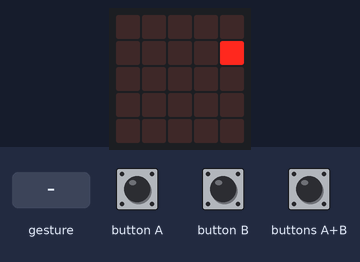
Recording of a program running on a simulated BBC micro:bit (MakeCode). On the bench: the board's 5×5 LED display. The inputs (shaded band) are chosen by the test bench. A tilt is held for 1.5 s and a shake lasts 1 s, then the board lies face up again.

Above: at 1.2 s.
1.3 s: gesture '6g'
At 4.8 s:
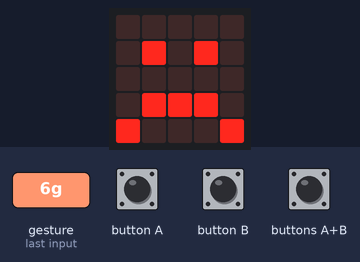
At 6.2 s:
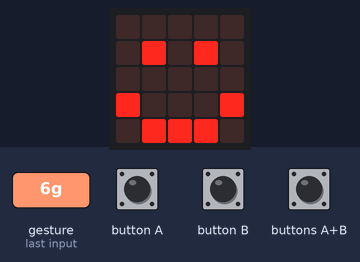
Timing chart, 0 to 7.7 s (numbered marks = the images above; inputs shaded):
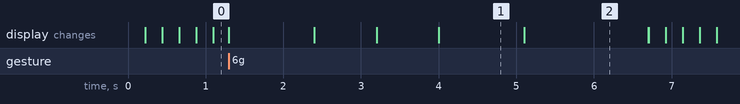

Measured:
- after the input at 1.3 s, the display: first changes at once (image 1 shows a later state)
- what the display in image 1 shows lasts 1.1 s, from 4.0 s to 5.1 s

The program:

main.ts
```typescript
input.onGesture(Gesture.SixG, function () {
    povolit = 0
    basic.showIcon(IconNames.Happy)
    basic.pause(500)
    basic.showIcon(IconNames.Surprised)
    basic.pause(200)
    basic.showIcon(IconNames.Asleep)
    basic.pause(200)
    basic.showIcon(IconNames.Sad)
    basic.pause(500)
    basic.showIcon(IconNames.Happy)
    basic.pause(1000)
    basic.clearScreen()
    povolit = 1
})
input.onButtonPressed(Button.A, function () {
    if (zpomaleni < 400) {
        zpomaleni += 20
    }
})
input.onButtonPressed(Button.AB, function () {
    if (smer_L == 0) {
        smer_L = 1
    } else {
        smer_L = 0
    }
})
input.onButtonPressed(Button.B, function () {
    if (zpomaleni > 20) {
        zpomaleni += -20
    }
})
let povolit = 0
let zpomaleni = 0
let smer_L = 0
smer_L = 0
zpomaleni = 200
let index = 0
povolit = 1
let mapa_x = [
0,
1,
2,
3,
4,
4,
4,
4,
4,
3,
2,
1,
0,
0,
0,
0
]
let mapa_y = [
0,
0,
0,
0,
0,
1,
2,
3,
4,
4,
4,
4,
4,
3,
2,
1
]
basic.forever(function () {
    if (povolit) {
        led.plot(mapa_x[index], mapa_y[index])
        basic.pause(zpomaleni)
        led.unplot(mapa_x[index], mapa_y[index])
        if (smer_L) {
            if (index > 0) {
                index += -1
            } else {
                index = 15
            }
        } else {
            if (index < 15) {
                index += 1
            } else {
                index = 0
            }
        }
    }
})
```

test.ts
```typescript
// Tady jsou testy. Při použití tohoto balíčku jako rozšíření nebude zkompilováno.
```
